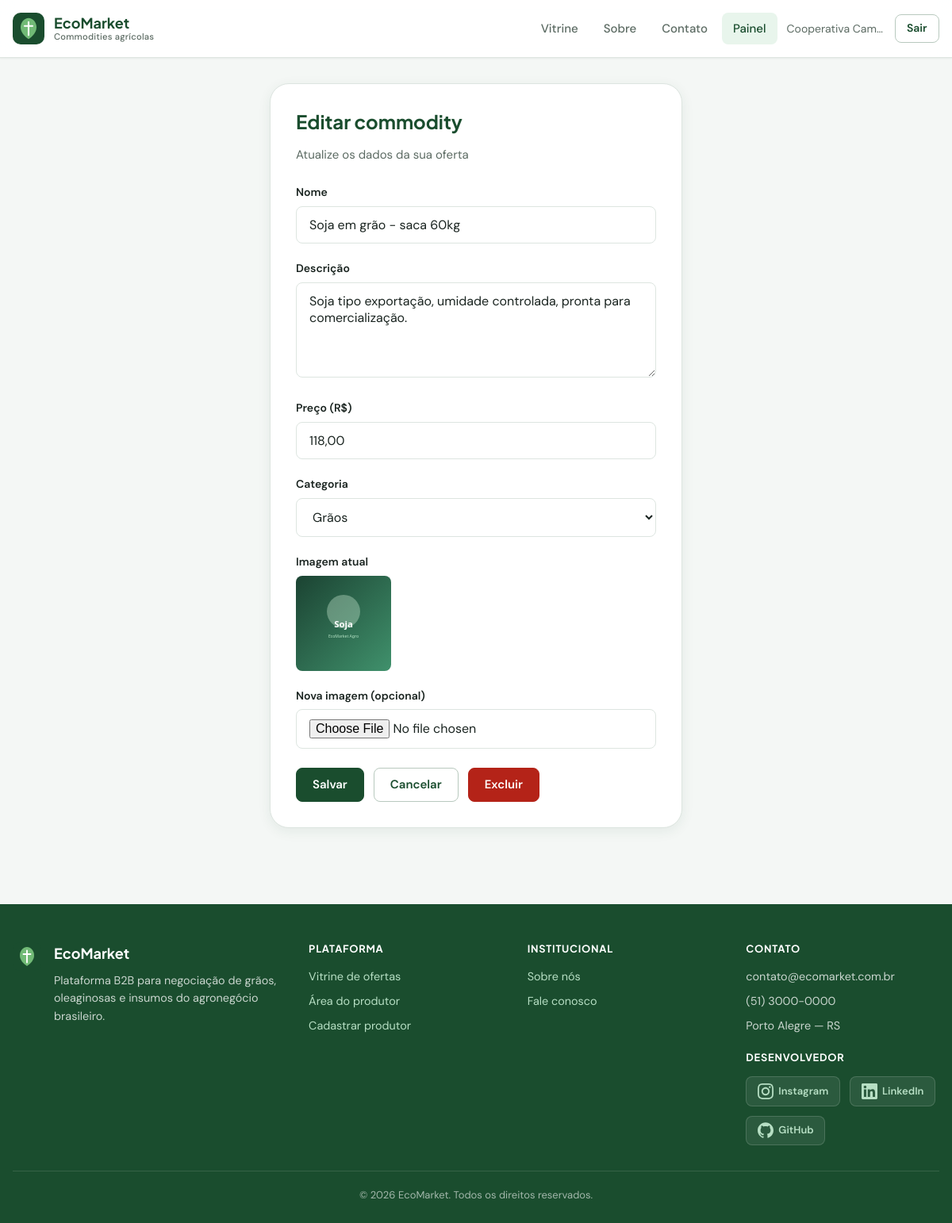
Page /alterarProduto.php?id=1 (signed in) on the committed database.
### tables this page shows
CREATE TABLE IF NOT EXISTS tbproduto (
    id INT PRIMARY KEY AUTO_INCREMENT,
    nome VARCHAR(200) NOT NULL,
    descricao VARCHAR(200) NOT NULL,
    preco VARCHAR(10) NOT NULL,
    categoria INT NOT NULL,
    link_img VARCHAR(255),
    id_usuario INT NOT NULL,
    FOREIGN KEY (categoria) REFERENCES tbCategorias(id),
    FOREIGN KEY (id_usuario) REFERENCES tbusu(id)
);

### classes/Produto.php (called while the page is built, shortened)
<?php
class Produto {
    private $conn;
    public function __construct($id = null, $nome = null, $descricao = null, $preco = null, $categoria = null, $imagem = null) {
        if ($id !== null && $nome !== null && $descricao !== null && $preco !== null && $categoria !== null) {
            $this->id = $id;
            $this->nome = $nome;
            $this->descricao = $descricao;
            $this->preco = $preco;
            $this->categoria = $categoria;
            $this->imagem = $imagem;
        } else {
            $this->conn = $id;
        }
    }
    public function buscarPorId($id) {
        $query = "SELECT p.id, p.nome, p.descricao, p.preco, c.nome as categoria, p.link_img as imagem
                  FROM tbproduto p
                  JOIN tbCategorias c ON p.categoria = c.id
                  WHERE p.id = ?";
        $stmt = $this->conn->prepare($query);
        $stmt->execute([$id]);
        return $stmt->fetch();
    }
}

### classes/Categoria.php (called while the page is built, shortened)
<?php
class Categoria {
    public function __construct($id, $nome) {
        $this->id = $id;
        $this->nome = $nome;
    }
    public static function buscarTodas() {
        $conn = DataBase::getConnection();
        $sql = 'SELECT id, nome FROM tbCategorias';
        $stmt = $conn->query($sql);
        $categorias = [];
        while ($row = $stmt->fetch()) {
            $categorias[] = new Categoria($row['id'], $row['nome']);
        }
        return $categorias;
    }
}

### alterarProduto.php (the view, shortened to what this page needs)
<?php
include_once './classes/Produto.php';
include_once './classes/Categoria.php';
$db = DataBase::getConnection();
$produtoObj = new Produto($db);
$listaCategorias = Categoria::buscarTodas();
$id = (int) $_GET['id'];
if ($_SERVER['REQUEST_METHOD'] === 'POST') {
    $nome = trim($_POST['nome'] ?? '');
    $descricao = trim($_POST['descricao'] ?? '');
    $preco = str_replace(',', '.', $_POST['preco'] ?? '');
    $categoria = (int) ($_POST['categoria'] ?? 0);
    $novaImagem = null;
    if (isset($_FILES['imagem']) && $_FILES['imagem']['error'] === UPLOAD_ERR_OK) {
        $pastaDestino = 'uploads/';
        if (!is_dir($pastaDestino)) mkdir($pastaDestino, 0755, true);
        $novoNome = time() . '_' . preg_replace('/[^a-zA-Z0-9._-]/', '', basename($_FILES['imagem']['name']));
        $caminhoCompleto = $pastaDestino . $novoNome;
        if (move_uploaded_file($_FILES['imagem']['tmp_name'], $caminhoCompleto)) {
            $novaImagem = $caminhoCompleto;
        }
    }
    if ($produtoObj->atualizar($id, $nome, $descricao, $preco, $categoria, $novaImagem)) {
        header('Location: dashboard.php?msg=editado');
        exit;
    }
    $erro = 'Erro ao editar o produto.';
} else {
    $produto = $produtoObj->buscarPorId($id);
}
require_once 'includes/head.php';
require_once 'includes/navbar.php';
?>
<main class="page-wrap">
    <div class="container container--narrow">
        <div class="form-card">
            <h1>Editar commodity</h1>
            <p class="subtitle">Atualize os dados da sua oferta</p>
            <form method="post" enctype="multipart/form-data" data-preco>
                <div class="form-group">
                    <label for="nome">Nome</label>
                    <input type="text" class="form-control" name="nome" id="nome" value="<?php echo htmlspecialchars($produto['nome']); ?>" required>
                </div>
                <div class="form-group">
                    <label for="descricao">Descrição</label>
                    <textarea class="form-control" name="descricao" id="descricao" rows="4" required><?php echo htmlspecialchars($produto['descricao']); ?></textarea>
                </div>
                <div class="form-group">
                    <label for="preco">Preço (R$)</label>
                    <input type="text" class="form-control" name="preco" id="preco" value="<?php echo htmlspecialchars(str_replace('.', ',', $produto['preco'])); ?>" onkeypress="return validarPreco(event)" oninput="formatarPreco(this)" required>
                </div>
                <div class="form-group">
                    <label for="categoria">Categoria</label>
                    <select class="form-control" name="categoria" id="categoria" required>
                        <?php foreach ($listaCategorias as $cat): ?>
                            <option value="<?php echo $cat->id; ?>" <?php echo ($produto['categoria'] === $cat->nome) ? 'selected' : ''; ?>>
                                <?php echo htmlspecialchars($cat->nome); ?>
                            </option>
                        <?php endforeach; ?>
                    </select>
                </div>
                <?php if (!empty($produto['imagem'])): ?>
                    <div class="form-group">
                        <label>Imagem atual</label>
                        <img src="<?php echo htmlspecialchars($produto['imagem']); ?>" alt="" style="max-height:120px;border-radius:8px;">
                    </div>
                <?php endif; ?>
                <div class="form-group">
                    <label for="imagem">Nova imagem (opcional)</label>
                    <input type="file" class="form-control" name="imagem" id="imagem" accept="image/*">
                </div>
                <div class="form-actions">
                    <button type="submit" class="btn btn--primary">Salvar</button>
                    <a href="dashboard.php" class="btn btn--ghost">Cancelar</a>
                    <a href="deletarProduto.php?id=<?php echo $id; ?>" class="btn btn--danger" onclick="return confirm('Excluir este produto?');">Excluir</a>
                </div>
            </form>
        </div>
    </div>
</main>
<?php require_once 'includes/preco-script.php'; require_once 'includes/footer.php'; ?>

### styles/theme.css (style rules this page uses)
:root { --color-primary: #1a4d2e; --color-primary-hover: #143d24; --color-secondary: #4f9d69; --color-accent: #c9a227; --color-accent-soft: #f5ecd3; --color-bg: #f4f7f5; --color-surface: #ffffff; --color-surface-elevated: #ffffff; --color-border: #dde5e0; --color-border-strong: #b8c9be; --color-text: #1a2420; --color-text-muted: #5c6b63; --color-text-inverse: #ffffff; --color-success: #2e7d4a; --color-success-bg: #e8f5ec; --color-error: #b42318; --color-error-bg: #fef3f2; --color-warning: #92680a; --font-sans: 'DM Sans', system-ui, -apple-system, sans-serif; --font-display: 'Plus Jakarta Sans', var(--font-sans); --radius-sm: 8px; --radius-md: 12px; --radius-lg: 16px; --radius-xl: 24px; --shadow-sm: 0 1px 2px rgba(26, 36, 32, 0.06); --shadow-md: 0 4px 16px rgba(26, 77, 46, 0.08); --shadow-lg: 0 12px 40px rgba(26, 77, 46, 0.12); --header-h: 72px; --container: 1200px; --transition: 0.2s ease; }
*, *::before, *::after { box-sizing: border-box; }
html { scroll-behavior: smooth; }
body { margin: 0; font-family: var(--font-sans); font-size: 1rem; line-height: 1.6; color: var(--color-text); background: var(--color-bg); -webkit-font-smoothing: antialiased; }
img { max-width: 100%; height: auto; display: block; }
a { color: var(--color-primary); text-decoration: none; transition: color var(--transition); }
h1, h2, h3, h4 { font-family: var(--font-display); line-height: 1.25; margin: 0 0 0.5em; color: var(--color-text); }
.page-wrap { min-height: calc(100vh - var(--header-h)); }
.container { width: min(100% - 2rem, var(--container)); margin-inline: auto; padding-block: 2rem; }
.container--narrow { width: min(100% - 2rem, 520px); }
.btn { display: inline-flex; align-items: center; justify-content: center; gap: 0.5rem; padding: 0.625rem 1.25rem; font-family: var(--font-sans); font-size: 0.9375rem; font-weight: 600; line-height: 1.4; border-radius: var(--radius-sm); border: 1px solid transparent; cursor: pointer; transition: all var(--transition); text-decoration: none; }
.btn--primary { background: var(--color-primary); color: var(--color-text-inverse); border-color: var(--color-primary); }
.btn--ghost { background: transparent; color: var(--color-primary); border-color: var(--color-border-strong); }
.btn--danger { background: var(--color-error); color: #fff; border-color: var(--color-error); }
.form-group { margin-bottom: 1.25rem; }
.form-group label { display: block; margin-bottom: 0.4rem; font-size: 0.875rem; font-weight: 600; color: var(--color-text); }
.form-control, input[type="text"], input[type="email"], input[type="password"], input[type="tel"], input[type="file"], select, textarea { width: 100%; padding: 0.75rem 1rem; font-family: inherit; font-size: 1rem; color: var(--color-text); background: var(--color-surface); border: 1px solid var(--color-border); border-radius: var(--radius-sm); transition: border-color var(--transition), box-shadow var(--transition); }
textarea { resize: vertical; min-height: 120px; }
.page-form .form-card { background: var(--color-surface); border: 1px solid var(--color-border); border-radius: var(--radius-xl); padding: 2rem; box-shadow: var(--shadow-md); }
.page-form .form-card h1 { font-size: 1.5rem; color: var(--color-primary); margin-bottom: 0.25rem; }
.page-form .form-card .subtitle { color: var(--color-text-muted); margin-bottom: 1.5rem; font-size: 0.9375rem; }
.form-actions { display: flex; gap: 0.75rem; flex-wrap: wrap; margin-top: 1.5rem; }

### rows in the picture
tbproduto: nome "Soja em grão - saca 60kg", descricao "Soja tipo exportação, umidade controlada, pronta para comercialização.", preco "118,00", link_img (picture)

### other values in the picture
$userName "Cooperativa Cam…"
form field categoria "Grãos"
